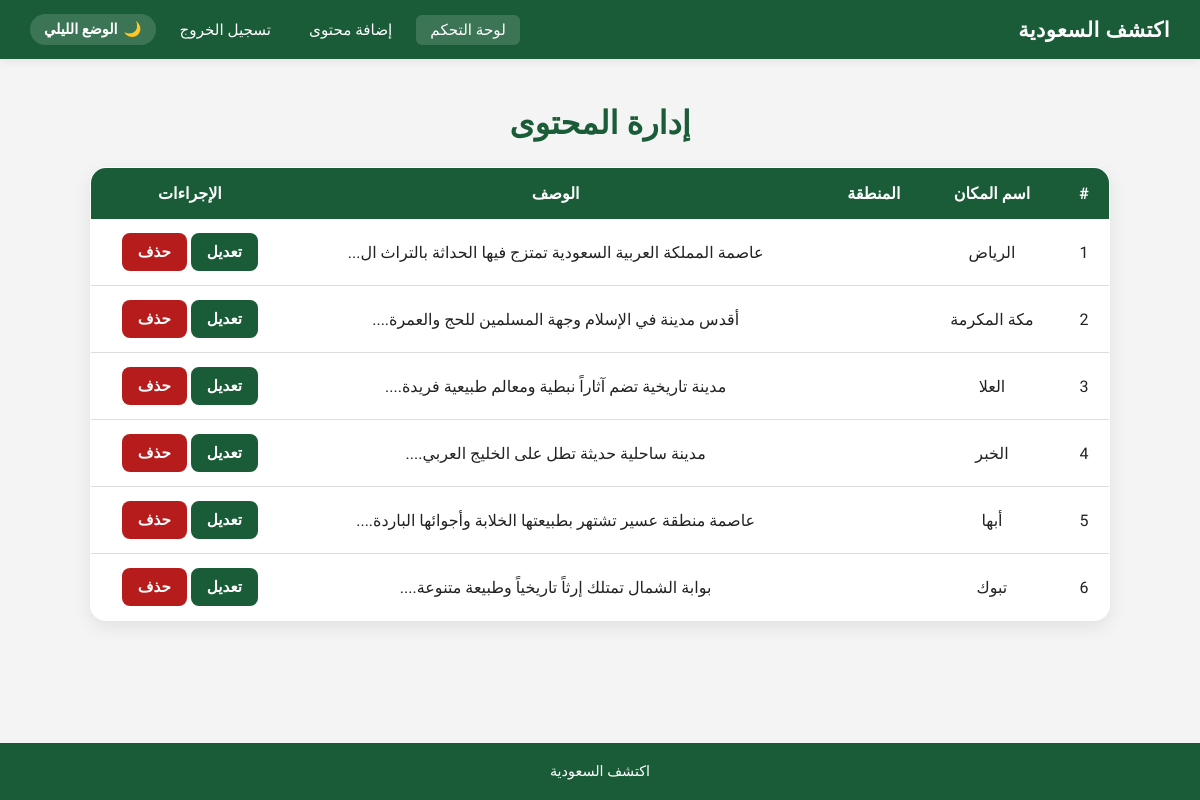
Page /admin/dashboard.php (signed in) on the earlier database version.
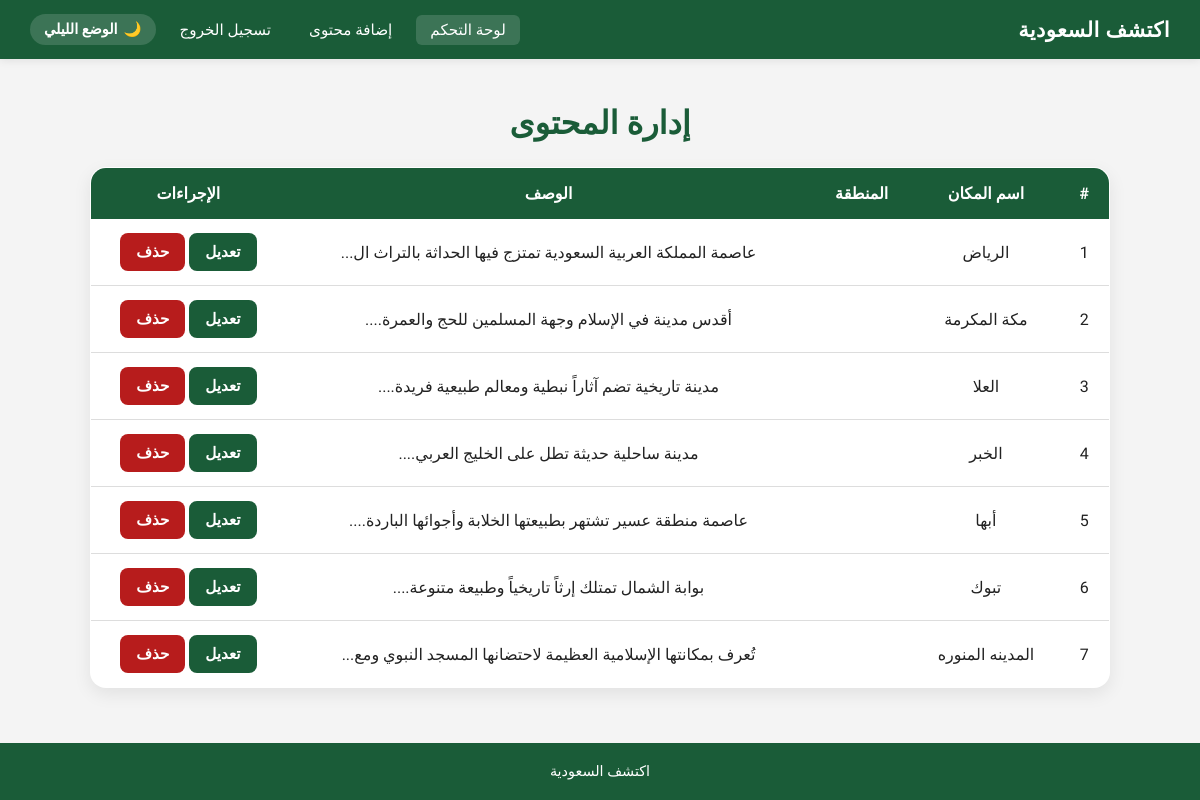
Same page on the later database version.
### tables this page shows
CREATE TABLE `places` (
  `id` int(11) NOT NULL,
  `region_id` int(11) NOT NULL,
  `name` varchar(100) NOT NULL,
  `description` text NOT NULL,
  `location` varchar(100) DEFAULT NULL,
  `features` text,
  `activities` text,
  `top_landmarks` text,
  `main_image` varchar(255) NOT NULL,
  `created_at` timestamp NOT NULL DEFAULT CURRENT_TIMESTAMP
);

### admin/dashboard.php (the view, shortened to what this page needs)
<?php
include '../includes/db_config.php';
$sql = "SELECT * FROM places";
$result = mysqli_query($conn, $sql);
?>
<!DOCTYPE html>
<html lang="ar" dir="rtl">
<head>
    <link rel="stylesheet" href="../public/css/shared.css">
    <link rel="stylesheet" href="css/admin.css">
</head>
<body>
<header class="site-header" id="site-header">
    <nav class="navbar">
        <a href="../public/index.html" class="nav-brand">اكتشف السعودية</a>
        <ul class="nav-menu" id="navMenu">
            <li><a href="dashboard.php" class="nav-link active">لوحة التحكم</a></li>
            <li><a href="add_content.php" class="nav-link">إضافة محتوى</a></li>
            <li><a href="logout.php" class="nav-link">تسجيل الخروج</a></li>
            <li>
                <button id="nightModeBtn" class="night-mode-btn" type="button" aria-pressed="false">
                    <span class="mode-icon">🌙</span>
                    <span class="mode-text">الوضع الليلي</span>
                </button>
            </li>
        </ul>
    </nav>
</header>
<main>
    <section class="dashboard-container" aria-labelledby="dashboard-title">
        <h1 class="dashboard-title" id="dashboard-title">إدارة المحتوى</h1>
        <table aria-label="جدول المحتوى">
            <thead>
                <tr>
                    <th scope="col">#</th>
                    <th scope="col">اسم المكان</th>
                    <th scope="col">المنطقة</th>
                    <th scope="col">الوصف</th>
                    <th scope="col">الإجراءات</th>
                </tr>
            </thead>
            <tbody>
                <?php while ($row = mysqli_fetch_assoc($result)) { ?>
                <tr>
                    <td><?php echo $row['id']; ?></td>
                    <td><?php echo $row['name']; ?></td>
                    <td><?php echo $row['region']; ?></td>
                    <td><?php echo mb_substr($row['description'], 0, 60, 'UTF-8') . '...'; ?></td>
                    <td>
                        <a class="edit-btn" href="update_content.php?id=<?php echo $row['id']; ?>">تعديل</a>
                        <a class="delete-btn" href="delete.php?id=<?php echo $row['id']; ?>" onclick="confirmDelete(event, this.href)">حذف</a>
                    </td>
                </tr>
                <?php } ?>
            </tbody>
        </table>
    </section>
</main>
<footer class="site-footer">
    <p>اكتشف السعودية</p>
</footer>
</body>
</html>

### public/css/shared.css (style rules this page uses)
:root { --bg-color: #f5f5f5; --card-bg: #ffffff; --text-color: #222222; --text-muted: #555555; --border-color: #dddddd; --nav-bg: #1a5c38; --nav-text: #ffffff; --footer-bg: #1a5c38; --footer-text: #ffffff; --shadow: rgba(0,0,0,0.08); }
*, *::before, *::after { margin: 0; padding: 0; box-sizing: border-box; }
html { scroll-behavior: smooth; }
body { font-family: 'Tajawal', sans-serif; direction: rtl; background-color: var(--bg-color); color: var(--text-color); transition: background-color 0.3s, color 0.3s; min-height: 100vh; display: flex; flex-direction: column; }
main { flex: 1; }
.site-header { background-color: var(--nav-bg); position: sticky; top: 0; z-index: 1000; box-shadow: 0 2px 8px var(--shadow); }
.navbar { max-width: 1200px; margin: 0 auto; padding: 14px 30px; display: flex; justify-content: space-between; align-items: center; position: relative; z-index: 1001; }
.nav-brand { color: var(--nav-text); font-size: 1.3rem; font-weight: 800; text-decoration: none; letter-spacing: 0.5px; }
.nav-menu { list-style: none; display: flex; align-items: center; gap: 10px; }
.nav-link { color: var(--nav-text); text-decoration: none; font-size: 0.95rem; padding: 6px 14px; border-radius: 6px; transition: background 0.2s; }
.nav-link:hover, .nav-link.active { background-color: rgba(255,255,255,0.15); }
.night-mode-btn { background: rgba(255,255,255,0.15); border: none; color: white; padding: 7px 14px; border-radius: 20px; cursor: pointer; font-family: 'Tajawal', sans-serif; font-size: 0.9rem; display: flex; align-items: center; gap: 6px; transition: background 0.3s; }
.site-footer { background-color: var(--footer-bg); color: var(--footer-text); text-align: center; padding: 20px; font-size: 0.9rem; margin-top: auto; }
.page-container, .dashboard-container { max-width: 1100px; width: 85%; margin: 45px auto; }
.dashboard-title, .form-title, .form-container h1 { text-align: center; color: var(--nav-bg); margin-bottom: 25px; font-size: 2rem; }
button, .btn, .edit-btn, .delete-btn { display: inline-block; border: none; padding: 10px 16px; border-radius: 8px; text-decoration: none; cursor: pointer; font-family: 'Tajawal', sans-serif; font-weight: 700; font-size: 0.95rem; }
button, .btn, .edit-btn { background-color: var(--nav-bg); color: var(--nav-text); }
.delete-btn { background-color: #b71c1c; color: white; }
table { width: 100%; border-collapse: collapse; background-color: var(--card-bg); border-radius: 16px; overflow: hidden; box-shadow: 0 6px 18px var(--shadow); border: 1px solid var(--border-color); }
th { background-color: var(--nav-bg); color: var(--nav-text); padding: 16px; }
td { padding: 14px; text-align: center; border-bottom: 1px solid var(--border-color); color: var(--text-color); }

### admin/css/admin.css (style rules this page uses)
* { margin: 0; padding: 0; box-sizing: border-box; font-family: 'Tajawal', sans-serif; }
body { direction: rtl; background-color: #f4f4f4; }

Differences in the rows shown:
added places: id "7", name "المدينه المنوره", description "تُعرف بمكانتها الإسلامية العظيمة لاحتضانها المسجد النبوي ومع"
